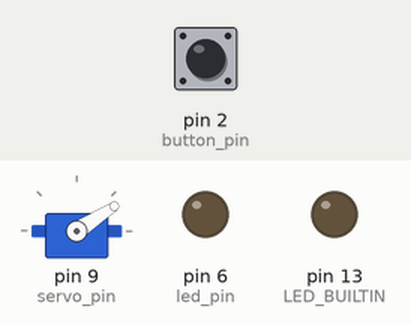
Simulated run of this sketch. Board: Arduino Uno, built with avr-gcc and run on an emulated ATmega328P. Shown: servo, output pins drawn as LEDs (lit = HIGH). Inputs (shaded band) come from the test bench; at power-on: pin 2 (button_pin) LOW.

Above: at 1.2 s.
1.3 s: pin 2 (button_pin) pulled HIGH for 0.15 s
At 2.51 s:
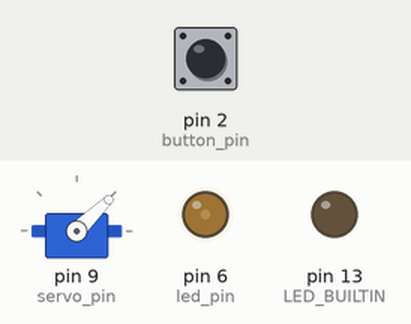
At 3.71 s:
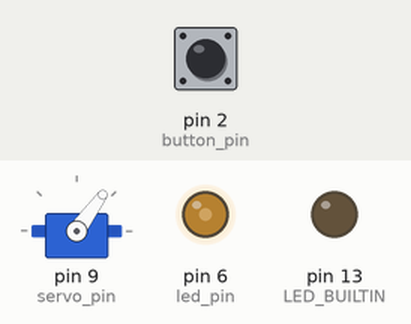
7.3 s: pin 2 (button_pin) driven LOW
10.3 s: pin 2 (button_pin) driven HIGH
At 10.46 s:
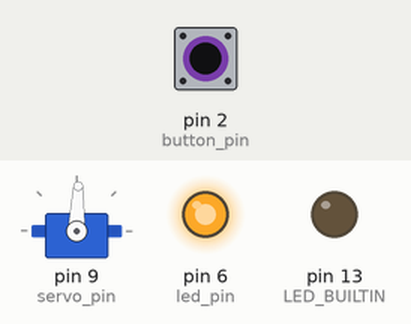
Timing chart, 0 to 14.3 s (numbered marks = the images above; inputs shaded):
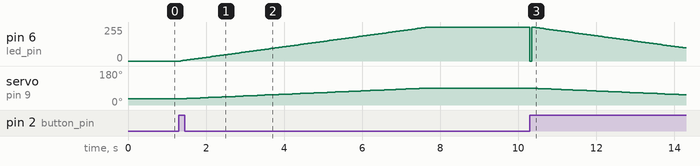

Measured:
- after the input at 1.3 s, pin 6 (led_pin): moves from 0/255 to 238/255 over 5.9 s, starting after 0.05 s; servo on pin 9 (servo_pin): moves from 33° to 86° over 5.8 s, starting after 0.10 s
- after the input at 10.3 s, servo on pin 9 (servo_pin): moves from 90° to 54° over 3.9 s, starting at once

The sketch:

MyFlower.ino
```cpp
#include <Servo.h>
#include <math.h>

# define button_pin 2
# define led_pin 6
# define servo_pin 9
# define angle_max 90
# define angle_min 33
Servo myservo;

int button_to_fade = 0;         // variable for reading the pushbutton status
int brightness = 0;    // how bright the LED is
int fadeAmount = 2;    // how many points to fade the LED
int servo_pos = 0;

bool to_fade = false; // to_fade or not to_fade

void setup() {
  pinMode(led_pin, OUTPUT);
  pinMode(button_pin, INPUT);
  pinMode(LED_BUILTIN, OUTPUT);
  myservo.attach(servo_pin);
  myservo.write(angle_min);

  Serial.begin(9600);
}

void loop() {
  button_to_fade = digitalRead(button_pin);

  if (to_fade) {
       LED_fade();
       servo_turn();
       delay(50);
  } else {
    if (button_to_fade == HIGH) {
         to_fade = true;
//         digitalWrite(LED_BUILTIN, HIGH);
//         Serial.println("to_fade = "); Serial.print(to_fade);
    } else {
//        digitalWrite(LED_BUILTIN, LOW);  // To see result
    }

    if (brightness <= 0){
       digitalWrite(led_pin, LOW);
//    } else if (brightness >= 255){
//      digitalWrite(led_pin, HIGH);
    }
  }

//  Serial.print("to_fade = "); Serial.println(to_fade);
}

void LED_fade(){
//  analogWrite(led_pin, fading_brightness(brightness));
  analogWrite(led_pin, brightness);

  // change the brightness for next time through the loop:
  brightness = brightness + fadeAmount;

  // reverse the direction of the fading at the ends of the fade:
  if (brightness <= 0 || brightness >= 255) {
    fadeAmount = -fadeAmount;
    to_fade = false;
//    if (brightness < 0){
//      brightness = 0;
//      digitalWrite(led_pin, LOW);
//    }
  }
//  Serial.print("Brightness = "); Serial.print(brightness); Serial.print(" | new_brightness = "); Serial.println(fading_brightness(brightness));
//  Serial.print("Brightness = "); Serial.println(brightness);

}

//int fading_brightness (int old_brightness){
//  return exp(old_brightness / 46);
//  return old_brightness;
//}

void servo_turn(){
  servo_pos = map(brightness, 0, 255, angle_min, angle_max);

//  servo_pos = servo_pos + servo_step;
//  servo_pos = constrain(servo_pos, 5, 175)

  myservo.write(servo_pos);
}
```
